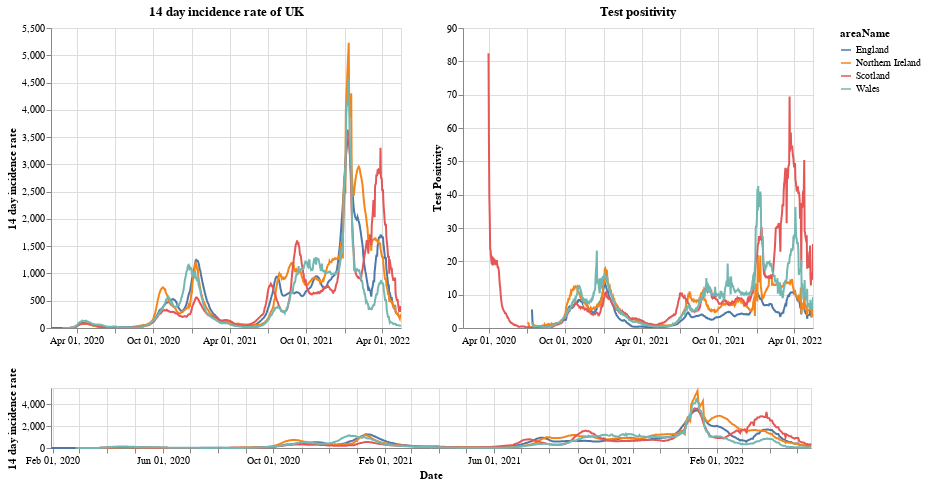

Write notebook code for a chart like this one.
### Markdown cell above
# Plots

First a plot with each country in the UK. The top right shows the positivity rate for (which is the percentage of registered tests which were positive) while the top left is the 14 day incidence rate. The bottom chart can be used to select the timeframe (does not work on a mobile device).

### Code cell
#collapse
brush = alt.selection(type='interval', name='DateBrush',encodings=['x'],fields=['Time'])
leg_selection = alt.selection_multi(fields=['areaName'], bind='legend')

base = alt.Chart(uk_cases).mark_line().encode(
    x=alt.X("yearmonthdate(date):T", axis=alt.Axis(title='Date')),
    y=alt.Y("twoWeeklyCasesRate:Q", axis=alt.Axis(title='14 day incidence rate')),
    tooltip=['areaName', 'date','twoWeeklyCasesRate', 'testPositivity'],
    color='areaName',
    opacity=alt.condition(leg_selection, alt.value(2), alt.value(0.1))
).add_selection(leg_selection).properties(width=350)

upper = base.encode(alt.X('yearmonthdate(date):T', axis=alt.Axis(title=''),
                         scale=alt.Scale(domain=brush))
                   ).properties(title=f'14 day incidence rate of UK')
upper_right = upper.encode(alt.Y('testPositivity:Q', axis=alt.Axis(title='Test Positivity'))).properties(title='Test positivity')
lower = base.properties(height=60, width = 760).add_selection(brush)

(upper | upper_right) & lower

### Figure 1 — Vega-Lite specification as saved in the notebook (floating-point values rounded to 4 significant figures; data arrays with more than 128 entries replaced by an {"elided": "..."} marker saying what was removed)
{"config": {"view": {"continuousWidth": 400, "continuousHeight": 300}}, "vconcat": [{"hconcat": [{"mark": "line", "encoding": {"color": {"type": "nominal", "field": "areaName"}, "opacity": {"condition": {"value": 2, "selection": "selector001"}, "value": 0.1}, "tooltip": [{"type": "nominal", "field": "areaName"}, {"type": "temporal", "field": "date"}, {"type": "quantitative", "field": "twoWeeklyCasesRate"}, {"type": "quantitative", "field": "testPositivity"}], "x": {"type": "temporal", "axis": {"title": ""}, "field": "date", "scale": {"domain": {"selection": "DateBrush"}}, "timeUnit": "yearmonthdate"}, "y": {"type": "quantitative", "axis": {"title": "14 day incidence rate"}, "field": "twoWeeklyCasesRate"}}, "selection": {"selector001": {"type": "multi", "fields": ["areaName"], "bind": "legend"}}, "title": "14 day incidence rate of UK", "width": 350}, {"mark": "line", "encoding": {"color": {"type": "nominal", "field": "areaName"}, "opacity": {"condition": {"value": 2, "selection": "selector001"}, "value": 0.1}, "tooltip": [{"type": "nominal", "field": "areaName"}, {"type": "temporal", "field": "date"}, {"type": "quantitative", "field": "twoWeeklyCasesRate"}, {"type": "quantitative", "field": "testPositivity"}], "x": {"type": "temporal", "axis": {"title": ""}, "field": "date", "scale": {"domain": {"selection": "DateBrush"}}, "timeUnit": "yearmonthdate"}, "y": {"type": "quantitative", "axis": {"title": "Test Positivity"}, "field": "testPositivity"}}, "selection": {"selector001": {"type": "multi", "fields": ["areaName"], "bind": "legend"}}, "title": "Test positivity", "width": 350}]}, {"mark": "line", "encoding": {"color": {"type": "nominal", "field": "areaName"}, "opacity": {"condition": {"value": 2, "selection": "selector001"}, "value": 0.1}, "tooltip": [{"type": "nominal", "field": "areaName"}, {"type": "temporal", "field": "date"}, {"type": "quantitative", "field": "twoWeeklyCasesRate"}, {"type": "quantitative", "field": "testPositivity"}], "x": {"type": "temporal", "axis": {"title": "Date"}, "field": "date", "timeUnit": "yearmonthdate"}, "y": {"type": "quantitative", "axis": {"title": "14 day incidence rate"}, "field": "twoWeeklyCasesRate"}}, "height": 60, "selection": {"selector001": {"type": "multi", "fields": ["areaName"], "bind": "legend"}, "DateBrush": {"type": "interval", "encodings": ["x"], "fields": ["Time"]}}, "width": 760}], "data": {"name": "data-643d16b4f8db5da90cb67186b94a4965"}, "$schema": "https://vega.github.io/schema/vega-lite/v4.8.1.json", "datasets": {"data-643d16b4f8db5da90cb67186b94a4965": {"elided": "3268 records"}}}
